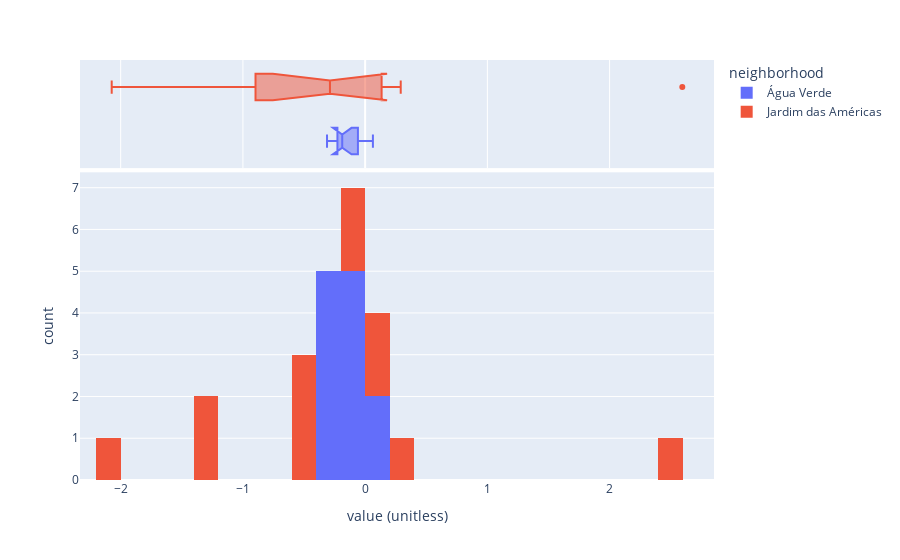

The notebook cell saved with this chart:
### Code cell
px.histogram(gdf, 
             x=["mean_gradient_unary"],
            #  y="tip", 
             color="neighborhood",
                   marginal="box", # or violin, rug
                #    hover_data=df.columns
                # range_x=(0,30),
                labels = {
                  'value' : 'value (unitless)'  
                },
                width = 900,
                nbins=24,
                   )

### Figure 1 — Plotly figure (JSON) as saved in the notebook; plotly's stock layout.template omitted (floating-point values rounded to 4 significant figures)
{"data": [{"alignmentgroup": "True", "bingroup": "x", "hovertemplate": "neighborhood=Água Verde<br>value (unitless)=%{x}<br>count=%{y}<extra></extra>", "legendgroup": "Água Verde", "marker": {"color": "#636efa", "pattern": {"shape": ""}}, "name": "Água Verde", "nbinsx": 24, "offsetgroup": "Água Verde", "orientation": "v", "showlegend": true, "type": "histogram", "x": [-0.3119, -0.03138, -0.1348, -0.1941, -0.2265, -0.1808, -0.2271, -0.08679, -0.266, -0.2161, 0.0636, 0.04951], "xaxis": "x", "yaxis": "y"}, {"alignmentgroup": "True", "hovertemplate": "neighborhood=Água Verde<br>value (unitless)=%{x}<extra></extra>", "legendgroup": "Água Verde", "marker": {"color": "#636efa"}, "name": "Água Verde", "notched": true, "offsetgroup": "Água Verde", "showlegend": false, "type": "box", "x": [-0.3119, -0.03138, -0.1348, -0.1941, -0.2265, -0.1808, -0.2271, -0.08679, -0.266, -0.2161, 0.0636, 0.04951], "xaxis": "x2", "yaxis": "y2"}, {"alignmentgroup": "True", "bingroup": "x", "hovertemplate": "neighborhood=Jardim das Américas<br>value (unitless)=%{x}<br>count=%{y}<extra></extra>", "legendgroup": "Jardim das Américas", "marker": {"color": "#EF553B", "pattern": {"shape": ""}}, "name": "Jardim das Américas", "nbinsx": 24, "offsetgroup": "Jardim das Américas", "orientation": "v", "showlegend": true, "type": "histogram", "x": [0.1653, -1.203, 0.1044, -2.073, 2.595, -0.5361, -0.07287, -0.1378, -1.285, -0.4378, 0.2911, -0.5912], "xaxis": "x", "yaxis": "y"}, {"alignmentgroup": "True", "hovertemplate": "neighborhood=Jardim das Américas<br>value (unitless)=%{x}<extra></extra>", "legendgroup": "Jardim das Américas", "marker": {"color": "#EF553B"}, "name": "Jardim das Américas", "notched": true, "offsetgroup": "Jardim das Américas", "showlegend": false, "type": "box", "x": [0.1653, -1.203, 0.1044, -2.073, 2.595, -0.5361, -0.07287, -0.1378, -1.285, -0.4378, 0.2911, -0.5912], "xaxis": "x2", "yaxis": "y2"}], "layout": {"barmode": "relative", "legend": {"title": {"text": "neighborhood"}, "tracegroupgap": 0}, "margin": {"t": 60}, "width": 900, "xaxis": {"anchor": "y", "domain": [0, 1], "title": {"text": "value (unitless)"}}, "xaxis2": {"anchor": "y2", "domain": [0, 1], "matches": "x", "showgrid": true, "showticklabels": false}, "yaxis": {"anchor": "x", "domain": [0, 0.7326], "title": {"text": "count"}}, "yaxis2": {"anchor": "x2", "domain": [0.7426, 1], "matches": "y2", "showgrid": false, "showline": false, "showticklabels": false, "ticks": ""}}}
